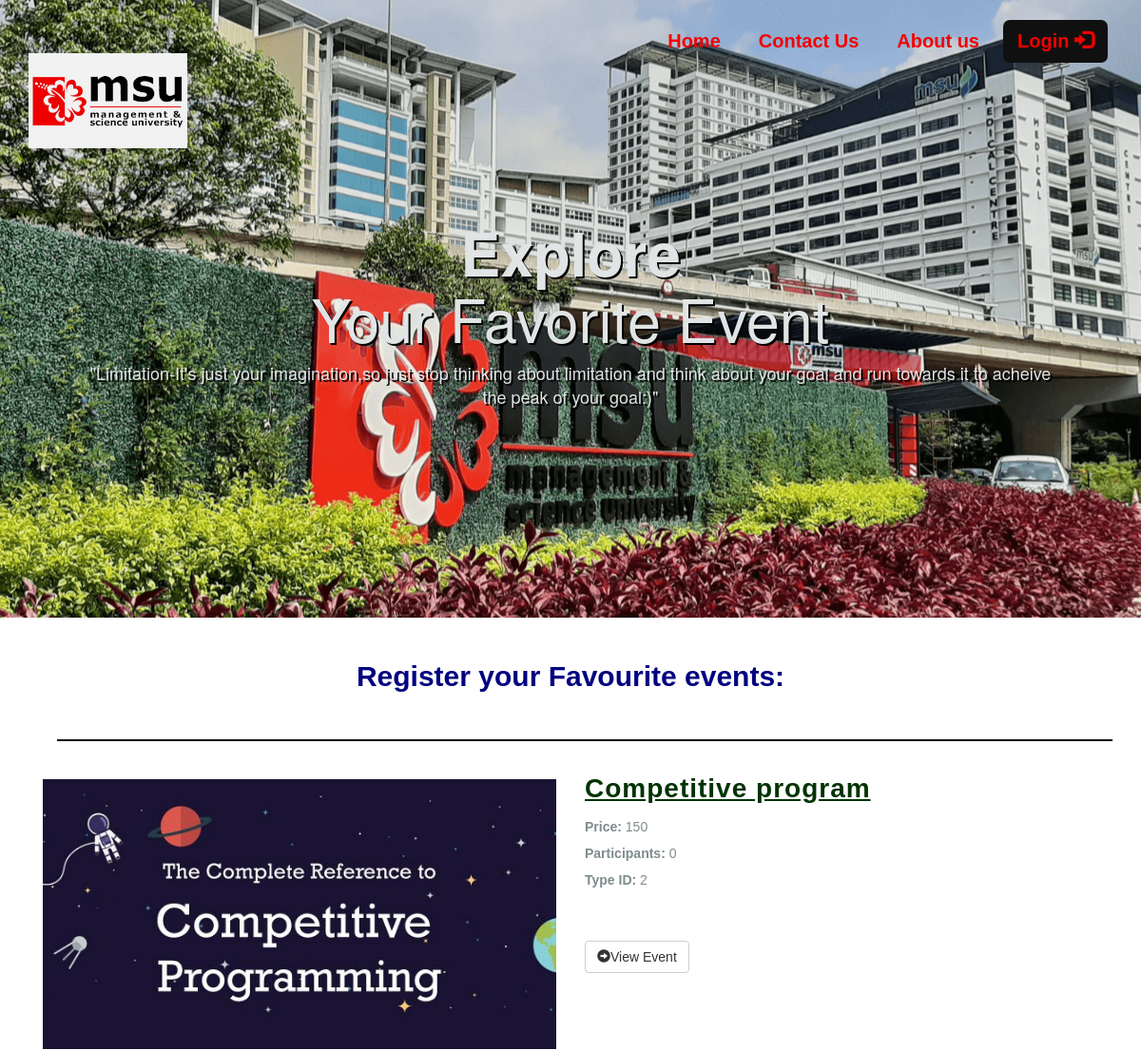
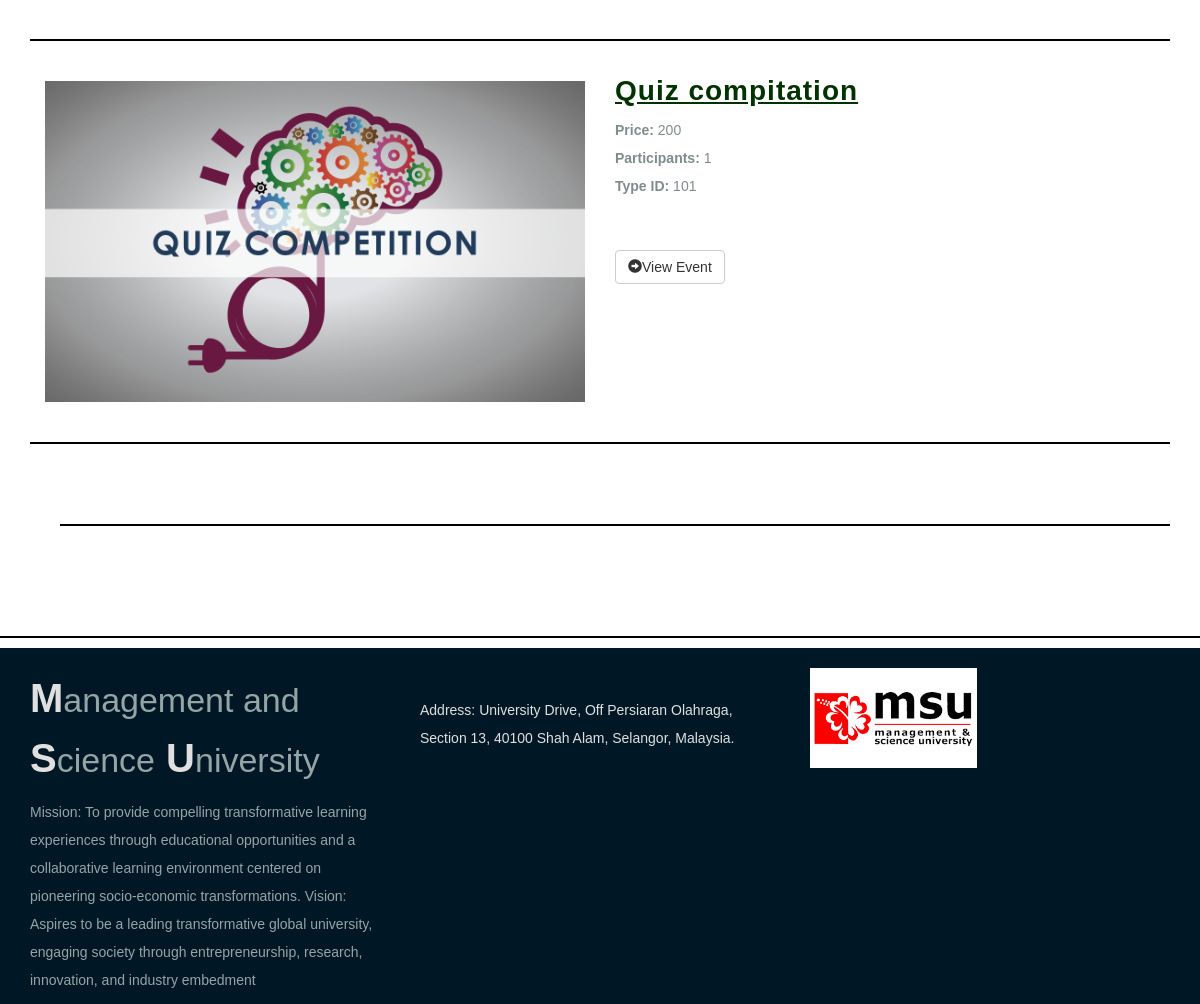
The page / on the database its author committed (2 pictures, top to bottom).
### tables this page shows
CREATE TABLE `events` (
  `event_id` int(11) NOT NULL,
  `event_title` varchar(50) NOT NULL,
  `event_price` int(11) DEFAULT NULL,
  `participents` int(100) DEFAULT 0,
  `img_link` text NOT NULL,
  `type_id` int(11) DEFAULT NULL
);

### index.php (the view, shortened to what this page needs)
<?php
include_once 'classes/db1.php';
$page = isset($_GET['page']) ? (int)$_GET['page'] : 1;
$records_per_page = 5;
$offset = ($page - 1) * $records_per_page;
$result = mysqli_query($conn, "SELECT e.*, COALESCE(r.participant_count, 0) as participents FROM events e LEFT JOIN (SELECT event_id, COUNT(*) as participant_count FROM registered GROUP BY event_id) r ON e.event_id = r.event_id ORDER BY e.event_id DESC LIMIT $records_per_page OFFSET $offset");
?>
<!DOCTYPE html>
<html>
    <head>
        <?php require 'utils/styles.php';?>
    </head>
    <body>
        <?php require 'utils/header.php'; ?>
        <div class = "content">
            <div class = "container">
                <div class = "col-xs-12 col-sm-12 col-md-12">
                    <h1 style="color:#000080 ; font-size:30px ; font-style:bold; text-align: center;"><strong>  Register your Favourite events:</strong></h1>
            </div>
            <div class="container">
            <div class="col-xs-12 col-sm-12 col-md-12">
            <hr>
            </div>
            </div>
            <div class="row">
                <section>
                <?php
                if (mysqli_num_rows($result) > 0) {
                    while($row = mysqli_fetch_array($result)) {
                ?>
                    <div class="container">
                        <div class="col-xs-12 col-sm-12 col-md-6">
                            <img src="<?php echo $row['img_link'];?>" class="img-responsive">
                        </div>
                        <div class="subcontent col-xs-12 col-sm-12 col-md-6">
                            <h1 style="color:#003300 ; font-size:28px ;" ><u><strong><?php echo $row['event_title']; ?></strong></u></h1>
                            <p style="text-align: left;">
                                <strong>Price:</strong> <?php echo $row['event_price']; ?><br>
                                <strong>Participants:</strong> <?php echo $row['participents']; ?><br>
                                <strong>Type ID:</strong> <?php echo $row['type_id']; ?><br>
                            </p>
                            <br><br>
                            <?php
                            $id = $row['event_id'];
                            echo '<a class="btn btn-default" href="viewEvent.php?id='.$id.'"> <span class="glyphicon glyphicon-circle-arrow-right"></span>View Event</a>';
                            ?>
                        </div>
                    </div>
                    <div class="col-xs-12 col-sm-12 col-md-12">
                        <hr>
                    </div>
                <?php
                    }
                } else {
                    echo "<p>No events available at the moment.</p>";
                }
                ?>
                </section>
            </div>
            <div class="container">
            <div class="col-xs-12 col-sm-12 col-md-12">
                <hr>
            </div>
            </div>
        </div>
        <?php require 'utils/footer.php'; ?>
    </body>
</html>

### css/style.css (style rules this page uses)
body { overflow-x: hidden; }
hr { border-top: 2px solid black; margin-top: 40px; margin-bottom: 40px; }
.subcontent > h1 { margin-top: -5px; color: #2C3E50; letter-spacing: 1px; }
.subcontent > p { color: #7F8C8D; line-height: 2; }
.content { font-family: Arial, Helvetica, sans-serif; color: #2C3E50; }

### rows shown on the page
events: img_link (picture), event_title "Competitive program", event_price "150", participents "0", type "2"
events: img_link (picture), event_title "Quiz compitation", event_price "200", participents "1", type "101"
